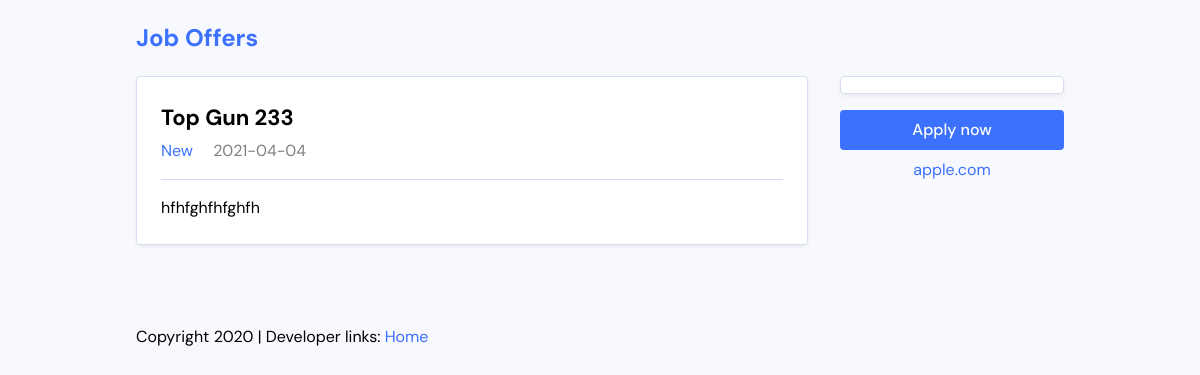
Page /single.php?id=8 on the committed database.
### tables this page shows
CREATE TABLE `offers` (
  `id` int(11) NOT NULL,
  `title` varchar(255) NOT NULL,
  `description` varchar(8192) NOT NULL,
  `company` varchar(255) NOT NULL,
  `salary` float NOT NULL,
  `createDate` date NOT NULL DEFAULT current_timestamp()
);

### single.php (the view, shortened to what this page needs)
<!DOCTYPE html>
<html lang="en">
<head>
    <link rel="stylesheet" href="./css/master.css">
</head>
<body>
    <div class="site-wrapper">
        <header class="site-header">
            <h2 class="site-title"><a href="#">Job Offers</a></h2>
        </header>
            <?php
                $id = $_GET["id"];
                include("connection.php");
                $query = "select * from offers where id=$id";
                $result = mysqli_query($con,$query);
                if($result && mysqli_num_rows($result) > 0)
                {
                    $row = $result->fetch_assoc();
                    echo '<div class="job-single">
                            <main class="job-main">
                                <div class="job-card">
                                    <div class="job-primary">
                                        <header class="job-header">
                                            <h2 class="job-title"><a href="#">' . $row["title"] . '</a></h2>
                                            <div class="job-meta">
                                                <a class="meta-company" href="#">' . $row["company"] . '</a>
                                                <span class="meta-date">' . $row["createDate"] . '</span>
                                            </div>
                                        </header>
                                        <div class="job-body">
                                        <p>' . $row["description"] . '</p>
                                        </div>
                                    </div>
                                </div>
                            </main>
                            <aside class="job-secondary">
                                <div class="job-logo">
                                    <div class="job-logo-box">
                                        <img src="https://i.imgur.com/ZbILm3F.png" alt="">
                                    </div>
                                </div>
                                <a href="#" class="button button-wide">Apply now</a>
                                <a href="#">apple.com</a>
                            </aside>
                        </div>';
                    };
            ?>
        <footer class="site-footer">
            <p>Copyright 2020 | Developer links:
                <a href="/jobs/index.php">Home</a>
            </p>
        </footer>
</body>
</html>

### css/master.css (style rules this page uses)
html { line-height: 1.15; -webkit-text-size-adjust: 100%; }
body { margin: 0; }
main { display: block; }
a { background-color: transparent; }
html { -webkit-box-sizing: border-box; -moz-box-sizing: border-box; box-sizing: border-box; }
*, *:before, *:after { -webkit-box-sizing: inherit; -moz-box-sizing: inherit; box-sizing: inherit; }
:root { --color-base: #f8f9ff; --color-primary: #3c71fe; --color-separator: #d5dcef; --font-sans: "DM Sans", sans-serif; }
body { background: var(--color-base); font-family: var(--font-sans); line-height: 1.5; }
a { color: var(--color-primary); text-decoration: none; }
.site-wrapper { max-width: 58em; margin: 0 auto; }
.job-card { margin: 0; padding: 1.5em; list-style: none; background: white; border: 1px solid var(--color-separator); border-radius: 0.25em; box-shadow: 0px 2px 4px rgba(0, 0, 0, 0.06); display: flex; }
.job-card .job-primary { flex: 1 1 auto; }
.job-card .job-title { margin: 0; font-size: 1.375em; margin-bottom: 0.25em; }
.job-card .job-title a { color: black; }
.job-card .meta-date { opacity: 0.5; margin-left: 1em; }
.job-logo { flex: 0 0 12.5em; background: white; display: flex; align-items: stretch; justify-content: stretch; }
.job-logo-box { max-height: 7.875em; border: 1px solid var(--color-separator); border-radius: 0.25em; box-shadow: 0px 2px 4px rgba(0, 0, 0, 0.06); display: flex; align-items: center; justify-content: center; padding: 0.5em; width: 100%; }
.job-single { display: flex; }
.job-single .job-secondary { flex: 0 0 14em; margin-left: 2em; text-align: center; }
.job-single .job-secondary .button { margin-bottom: 0.5em; }
.job-single .job-main { flex: 1 1 auto; }
.job-single .job-body { margin-top: 1em; padding-top: 1em; border-top: 1px solid var(--color-separator); }
.job-single .job-body p:first-child { margin-top: 0; }
.job-single .job-body p:last-child { margin-bottom: 0; }
.job-single .job-logo { margin-bottom: 1em; }
.site-footer { margin-top: 5em; margin-bottom: 2em; }
.button { padding: 0.5em 0.75em; border-radius: 0.25em; background: var(--color-primary); color: white; font-weight: 500; text-align: center; display: inline-block; }
.button-wide { width: 100%; }

### rows in the picture
offers: title "Top Gun 233", company "New", createDate "2021-04-04", description "hfhfghfhfghfh"
